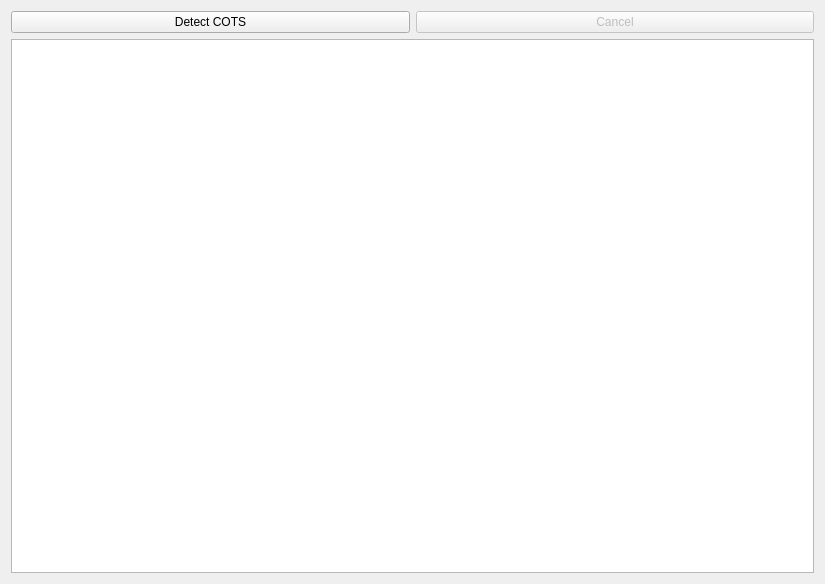
<?xml version="1.0" encoding="UTF-8"?>
<ui version="4.0">
 <class>Form</class>
 <widget class="QWidget" name="Form">
  <property name="geometry">
   <rect>
    <x>0</x>
    <y>0</y>
    <width>825</width>
    <height>584</height>
   </rect>
  </property>
  <property name="windowTitle">
   <string>Form</string>
  </property>
  <layout class="QGridLayout" name="gridLayout">
   <item row="0" column="0">
    <widget class="QPushButton" name="detectCotsButton">
     <property name="text">
      <string>Detect COTS</string>
     </property>
    </widget>
   </item>
   <item row="0" column="1">
    <widget class="QPushButton" name="cancelButton">
     <property name="enabled">
      <bool>false</bool>
     </property>
     <property name="text">
      <string>Cancel</string>
     </property>
    </widget>
   </item>
   <item row="1" column="0" colspan="2">
    <widget class="QTextBrowser" name="detectorOutput"/>
   </item>
  </layout>
 </widget>
 <resources/>
 <connections/>
</ui>
